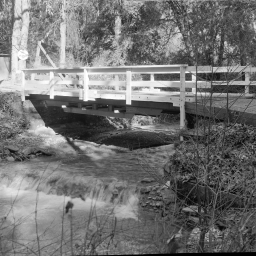
%> input picture lab6/bridge.gif, 256 x 256 px
$ octave lab6.m   (GNU Octave 9; MATLAB toolbox functions it lacks are replaced by stand-ins)
%> lines starting %> are read from the running program, lines starting %| are printed output that depends on the picture
exe3_3()

% [229 lines left out: functions exe1_1, unfunction, exe1_2, exe1_3, w_k, exe1_4 and 3 more, not called in this run]

function exe3_3()
M = 8; N = 8; %define N and M
n = [0:N-1]; m = [0:M-1];
for k=0:M-1
 for l=0:N-1
 basis(k*M+1:(k+1)*M, l*N+1:(l+1)*N) = ...%working as the equation(4)
 repmat(cos((2*m+1)*k*pi/(2*M))',1,N).* ...%treat w[k] as sqrt(2./N) first
 repmat(cos((2*n+1)*l*pi/(2*M)),M,1);%treat w[l] as sqrt(2./N) first
 if k==0
 basis(k*M+1:(k+1)*M, l*N+1:(l+1)*N) = ... %w[0] = sqrt(1 ./ N)
 basis(k*M+1:(k+1)*M, l*N+1:(l+1)*N)./sqrt(2);
 end
 if l==0
 basis(k*M+1:(k+1)*M, l*N+1:(l+1)*N) = ...%w[0] = sqrt(1./N)
 basis(k*M+1:(k+1)*M, l*N+1:(l+1)*N)./sqrt(2);
 end
 end
end
basis = basis.*(sqrt(2/N)*sqrt(2/M)); % get the basis function
x = double(imread('bridge.gif')); %read the gif
%> x: size 256x256 double; min 0, max 255, mean 113.9; mean of the top-left, top-right, bottom-left and bottom-right quarters 146.9, 107.8, 125.1, 75.6
[r,c] = size(x);    % get the size of gif
%> r = 256; c = 256
X = zeros(r,c);     % create a zero matrix of the same size
for i=0:r/M-1       %acting as  i loop
 for j=0:c/N-1      %acting as j loop
 xb = x(i*M+1:(i+1)*M, j*N+1:(j+1)*N);% assign the matrix to xb
 for k=0:M-1
 for l=0:N-1
 X(i+k*(r/M)+1,j+l*(c/N)+1) = ...
sum(sum(xb.*basis(k*M+1:(k+1)*M,l*N+1:(l+1)*N)));% cimpute the xb with basis function
 end
 end
 end
end
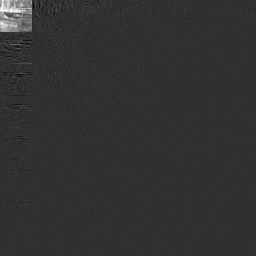
%> X: size 256x256 double; min -441.6, max 1868.5, mean 14.4; drawn with min black and max white
XdB = 20*log10(abs(X)./max(max(abs(X))));% get the dB expression
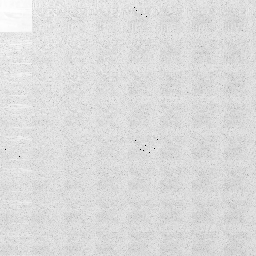
%> XdB: size 256x256 double; min -360.4, max 0, mean -48.63; drawn with min black and max white
XdBt = XdB + 60;
XdBt = max(XdBt,0);     %find the max in XdBt
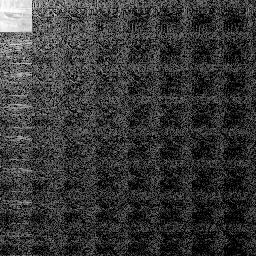
%> XdBt: size 256x256 double; min 0, max 60, mean 12.9; drawn with min black and max white
f1 = figure('Position',[500 300 600 600],'Units','Normalized'); %create a figure
set(f1,'PaperPosition',[0.25 1.5 8 8]); % set the graphic object property
axes('Position',[0.09 0.09 0.88 0.88]);% Create Cartesian axes
imagesc([0:c-1],[0:r-1],XdBt); %Display image with scaled
cmap = colormap('gray');%View and set current colormap to gray
colormap(flipud(cmap)); %Flip array up to down
set(gca,'XTick',[0:c/N:c],'YTick',[0:r/M:r]); % set the graphic object property
set(gca,'XTickLabel','','YTickLabel',''); %set the graphic object property
grid on; set(gca,'GridLineStyle','-');%Display or hide axes grid lines
axis equal;
for k=0:M-1
    text(-40,k*r/M+r/M/2,['k = ' num2str(k)],'FontSize',14);% Add text descriptions to data points using the size of 14
end
for l=0:M-1
 text(l*c/M+c/N/4,r+15,['l = ' num2str(l)],'FontSize',14); %dd text descriptions to data points using the size of 14
end
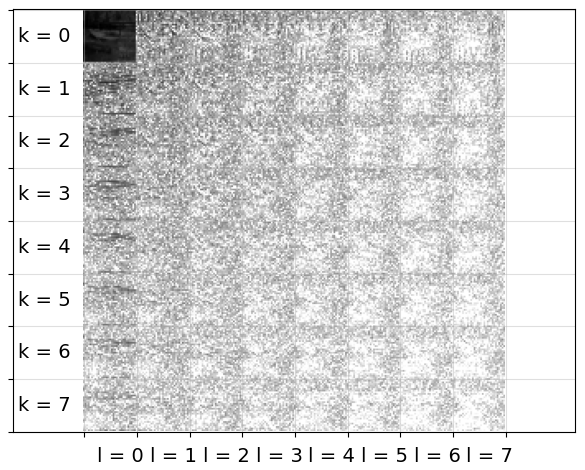
%> figure redrawn from the program's plot data
kv = [0 1 2 3  ];% create a array for loop for row
lv = [0 1 2 3  ];% crete a array for loop for column
xr = zeros(fix( M * r ./ (M - 1)),fix(M * c ./ (M - 1))); % create  a zero array
for k=kv
 for l=lv
 Xb = X(k*r/M+1:(k+1)*r/M, l*c/N+1:(l+1)*c/N); % assign the vlue to xb
 for i=0:r/M-1
 for j=0:c/N-1
 xr(i*M+1:i*M+M,j*N+1:j*N+N) = ...% compute the value and assig the value to xr
xr(i*M+1:i*M+M,j*N+1:j*N+N) + ...
 Xb(i+1,j+1)*basis(k*M+1:(k+1)*M, l*N+1:(l+1)*N);
 end
 end
 end
end
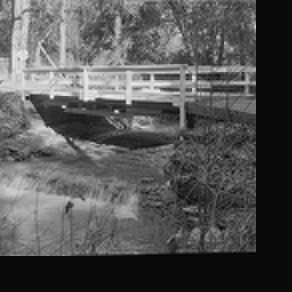
%> xr: size 292x292 double; min -12.22, max 285.5, mean 87.5; drawn with min black and max white
%> `exe3_3()`:
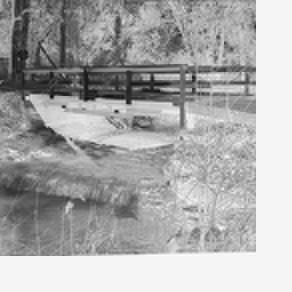
%> displayed picture: size 292x292x3, on the screen's scale of 0 to 255; min 0, max 255, mean 169.7
imagesc(xr)
end

$ run again, with lab6/testpat1.tif saved as lab6/bridge.gif
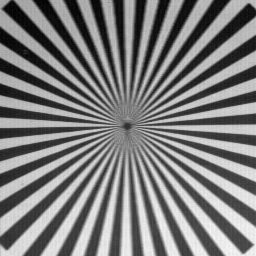
%> input picture lab6/testpat1.tif, 256 x 256 px
%> after the loop in exe3_3, `for k=kv`:
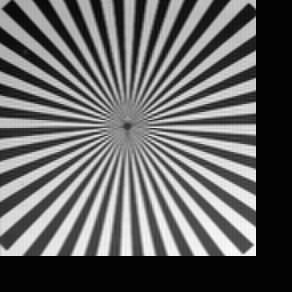
%> xr: size 292x292 double; min -3.45, max 247.7, mean 95.8; drawn with min black and max white
%> `exe3_3()`:
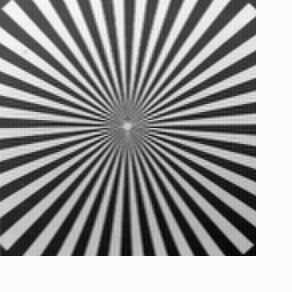
%> displayed picture: size 292x292x3, on the screen's scale of 0 to 255; min 0, max 255, mean 154.3
